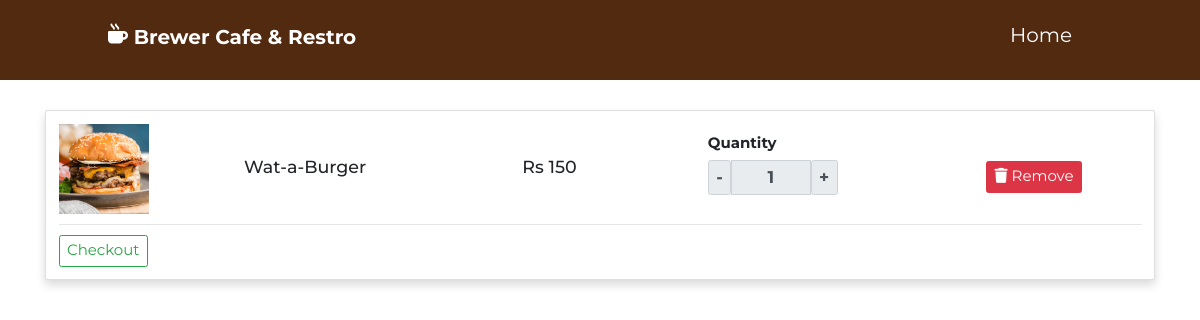
Page /cart (signed in) on the committed database.
### Brewer_Cafe_And_Restro/models.py (models this page shows, shortened)
class Cart(models.Model):
    user_iduser = models.ForeignKey(User, on_delete=models.SET_NULL,null=True, db_column='user_iduser')
    item_iditem = models.ForeignKey(Item, on_delete=models.SET_NULL,null=True, db_column='item_iditem')
    offer_record = models.IntegerField(default=1)
    item_qty = models.IntegerField(null=False,blank=False)
    class Meta:
        managed = True
        db_table = 'cart'

class Item(models.Model):
    iditem = models.AutoField(primary_key=True)
    item_name = models.CharField(max_length=60)
    slug = models.SlugField(max_length=250,null=True,blank=True)
    item_price = models.IntegerField()
    offer_price = models.FloatField(default=0)
    item_description = models.CharField(max_length=200)
    item_image = models.ImageField(upload_to=filepathItem,null=True,blank=True)
    offer_idoffer = models.ForeignKey(Offer,on_delete=models.SET_NULL,null=True, db_column='offer_idoffer')
    item_category_iditem_category = models.ForeignKey(ItemCategory,on_delete=models.SET_NULL,null=True, db_column='item_category_iditem_category')
    class Meta:
        managed = True
        db_table = 'item'

### Brewer_Cafe_And_Restro/views.py (the view)
# urls.py: path('cart',views.userCart,name='cart'),
def userCart(request):
    u1 = User.objects.get(user_name=request.session['user_name'])
    userId = u1.iduser
    cart1 = Cart.objects.filter(user_iduser=userId)
    data = {
        'userCart':cart1
    }
    if 'user_name' not in request.session:
        messages.error(request,'Login to continue!')
        return redirect('home')
    return render(request,'cart.html',data)

### templates/cart.html (shortened to what this page needs)
<!DOCTYPE html>
<html lang="en">
<head>
    {% load static %}
    <link rel="stylesheet" href="https://cdnjs.cloudflare.com/ajax/libs/font-awesome/6.2.1/css/all.min.css">
    <link rel="stylesheet" href="https://cdnjs.cloudflare.com/ajax/libs/bootstrap/4.6.1/css/bootstrap.min.css">
    <link rel="stylesheet" href="https://unicons.iconscout.com/release/v4.0.0/css/line.css">
    <link rel="stylesheet" href="{% static '/css/cart.css' %}">
    <link rel="stylesheet" href="{% static '/css/alertify.min.css' %}">
</head>
<body>
<header class="header fixed-top">
    <div class="container">
        <div class="row align-items-center">
            <a href="#" class="logo mr-auto"><i class="fas fa-mug-hot" style="
                position: relative;top: -3px;"></i> Brewer Cafe & Restro</a>
            <nav class="nav">
                <ul>
                <li><a href="{% url 'home' %}">Home</a></li>
                </ul>
            </nav>
        </div>
    </div>
</header>
<div class="py-5">
    <div class="container">
        <div class="row">
            <div class="col-md-12">
                <div class="card shadow">
                    <div class="card-body card-data">
                        {% if userCart %}
                            {% for cartItem in userCart %}
                                <div class="row product_data">
                                    <div class="col-md-2 my-auto">
                                        <img src="{{cartItem.item_iditem.item_image.url}}" alt="Image here" height="90px" width="90px">
                                    </div>
                                    <div class="col-md-3 my-auto">
                                        <h3>{{cartItem.item_iditem.item_name}}</h3>
                                    </div>
                                    <div class="col-md-2 my-auto">
                                        <h3>Rs {{cartItem.item_iditem.item_price}}</h3>
                                    </div>
                                    <div class="col-md-3 my-auto">
                                        <b><label for="Quantity" style="font-size: 1.5rem;">Quantity</label></b>
                                            <div class="input-group text-center mb-3" style="width: 130px;">
                                                <button class="input-group-text changeQuantity decrement-btn" style="font-size: 1.7rem;"><b>-</b></button>
                                                <input type="text" name="quantity" class="form-control qty-input text-center" value="{{cartItem.item_qty}}" style="font-size: 1.7rem; font-weight: bolder;" readonly>
                                                <button class="input-group-text changeQuantity increment-btn" style="font-size: 1.7rem;"><b>+</b></button>
                                            </div>
                                    </div>
                                    <div class="col-md-2 my-auto my-data">
                                        <button class="btn btn-danger delete-cart-item" style="font-size: 1.5rem; position: relative; top: 8px;"><i class="fa fa-trash"></i> Remove</button>
                                    </div>
                                </div>
                                <hr>
                            {% endfor %}
                            <a href="{% url 'checkout' %}" class="btn btn-outline-success" style="font-size: 1.5rem;">Checkout</a>
                        {% else %}
                        <h1>Your cart is empty!</h1>
                        {% endif %}
                    </div>
                </div>
            </div>
        </div>
    </div>
</div>
</body>
</html>

### static/css/cart.css (style rules this page uses)
* { font-family: "Montserrat", sans-serif; margin: 0; padding: 0; box-sizing: border-box; outline: none; border: none; text-decoration: none !important; transition: all 0.2s linear; }
html { font-size: 62.5%; overflow-x: hidden; scroll-behavior: smooth; scroll-padding-top: 6rem; }
.header { position: -webkit-sticky; position: sticky; top: 0; left: 0; right: 0; z-index: 1000; background: #512a10; display: flex; align-items: center; justify-content: space-between; padding: 0 9%; }
.header .logo { font-size: 20px; color: #fff; font-weight: bolder; position: relative; top: -3px; }
.header .nav ul { list-style: none; }
.header .nav ul li { position: relative; float: left; }
.header .nav ul li a { font-size: 20px; padding: 20px; color: #fff; display: block; }

### rows in the picture
Cart: item_iditem.item_image (picture), item_iditem.item_name "Wat-a-Burger", item_iditem.item_price "150", quantity "1"
